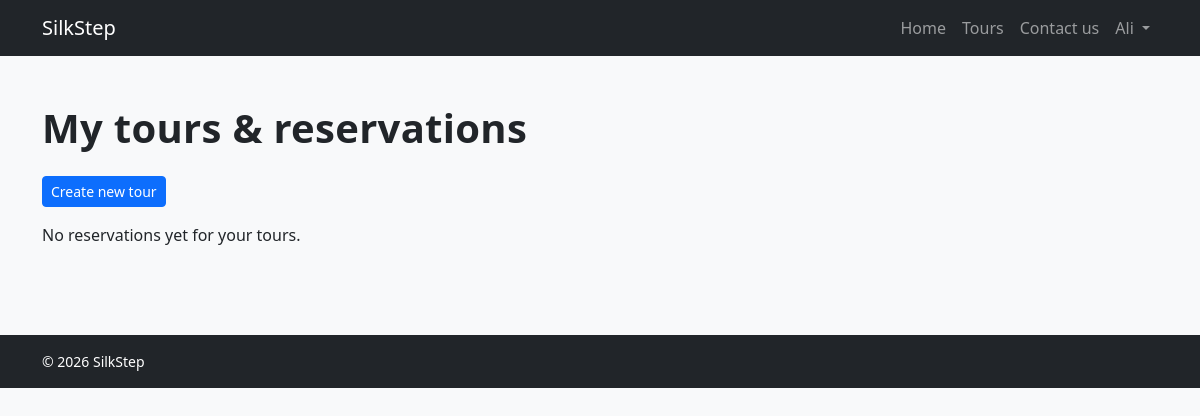
The app's page /guide/bookings (signed in), older data.
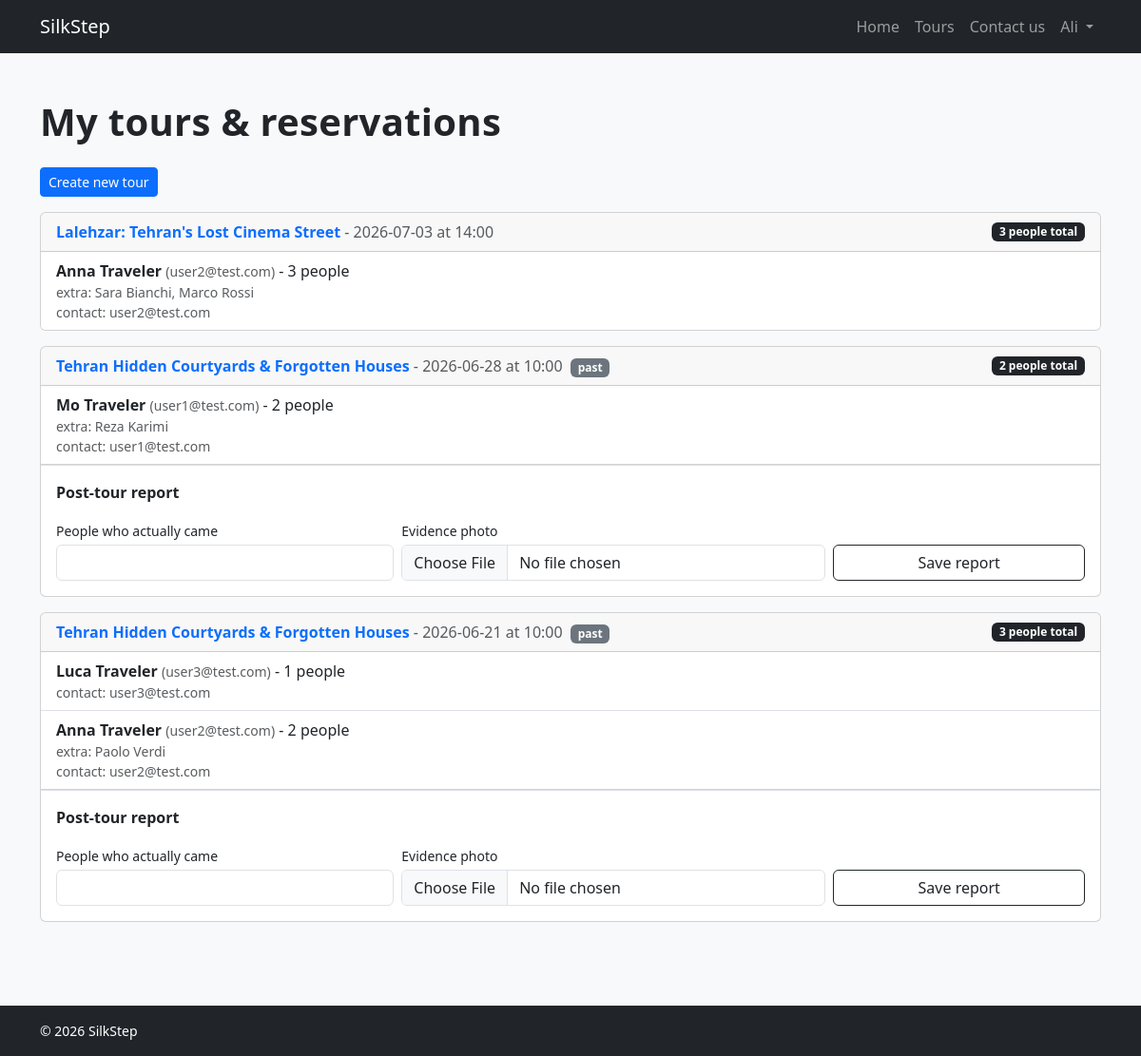
The same page, newer data.
### tables this page shows
CREATE TABLE bookings (
    id INTEGER PRIMARY KEY AUTOINCREMENT,
    tour_id INTEGER NOT NULL,
    participant_id INTEGER NOT NULL,
    tour_date TEXT NOT NULL,
    status TEXT NOT NULL DEFAULT 'confirmed',
    created_at TEXT DEFAULT CURRENT_TIMESTAMP, party_size INTEGER NOT NULL DEFAULT 1, notes TEXT, announce_email TEXT, announce_phone TEXT,
    FOREIGN KEY (tour_id) REFERENCES tours(id),
    FOREIGN KEY (participant_id) REFERENCES users(id)
);

CREATE TABLE tours (
    id INTEGER PRIMARY KEY AUTOINCREMENT,
    title TEXT NOT NULL,
    schedule TEXT NOT NULL,
    duration TEXT NOT NULL,
    payment TEXT NOT NULL,
    summary TEXT NOT NULL
, guide_id INTEGER, meeting_point TEXT, max_participants INTEGER DEFAULT 15, photo_url TEXT, meeting_map_link TEXT, duration_minutes INTEGER);

CREATE TABLE users (
    id INTEGER PRIMARY KEY AUTOINCREMENT,
    name TEXT NOT NULL,
    surname TEXT NOT NULL,
    email TEXT NOT NULL UNIQUE,
    password TEXT NOT NULL,
    role TEXT NOT NULL CHECK(role IN ('guide', 'participant', 'admin'))
);

CREATE TABLE booking_guests (
    id INTEGER PRIMARY KEY AUTOINCREMENT,
    booking_id INTEGER NOT NULL,
    first_name TEXT NOT NULL,
    last_name TEXT NOT NULL,
    FOREIGN KEY (booking_id) REFERENCES bookings(id) ON DELETE CASCADE
);

### app.py (the view)
@app.route("/guide/bookings")
def guide_bookings():
    if not current_user.is_authenticated or current_user.role != "guide":
        return redirect(url_for("home"))
    now = datetime.now()
    rows = [dict(r) for r in bookings_dao.get_bookings_by_guide(current_user.id)]
    groups = {}
    for b in rows:
        b["guests"] = [dict(g) for g in bookings_dao.get_guests_for_booking(b["id"])]
        key = (b["tour_id"], b["tour_date"])
        if key not in groups:
            start_dt = booking_start_datetime(b["tour_id"], b["tour_date"])
            groups[key] = {
                "tour_id": b["tour_id"],
                "tour_title": b["tour_title"],
                "tour_date": b["tour_date"],
                "start_time": start_dt.strftime("%H:%M") if start_dt else "",
                "is_past": bool(start_dt and start_dt < now),
                "total_people": 0,
                "bookings": [],
                "report": None,
            }
        groups[key]["bookings"].append(b)
        groups[key]["total_people"] += b["party_size"] or 1
    group_list = sorted(groups.values(), key=lambda g: g["tour_date"], reverse=True)
    for group in group_list:
        if group["is_past"]:
            report = tour_reports_dao.get_report(group["tour_id"], group["tour_date"])
            group["report"] = dict(report) if report else None
    return render_template(
        "guide_bookings.html",
        groups=group_list,
        page_error=request.args.get("error", ""),
    )

### app.py (called while the page is built)
@login_manager.user_loader
def load_user(user_id):
    row = users_dao.get_user_by_id(int(user_id))
    return User(row) if row else None

### bookings_dao.py (called while the page is built)
def get_guests_for_booking(booking_id):
    conn = sqlite3.connect("silkstep.db")
    conn.row_factory = sqlite3.Row
    rows = conn.execute(
        """
        SELECT first_name, last_name
        FROM booking_guests
        WHERE booking_id = ?
        ORDER BY id
        """,
        (booking_id,),
    ).fetchall()
    conn.close()
    return rows

def get_bookings_by_guide(guide_id):
    conn = sqlite3.connect("silkstep.db")
    conn.row_factory = sqlite3.Row
    rows = conn.execute(
        """
        SELECT b.id, b.tour_id, b.tour_date, b.party_size, b.notes, b.status, b.created_at,
               b.announce_email, b.announce_phone,
               t.title AS tour_title,
               u.name AS participant_name, u.surname AS participant_surname, u.email AS participant_email
        FROM bookings b
        JOIN tours t ON t.id = b.tour_id
        JOIN users u ON u.id = b.participant_id
        WHERE t.guide_id = ?
        ORDER BY b.id DESC
        """,
        (guide_id,),
    ).fetchall()
    conn.close()
    return rows

### templates/guide_bookings.html (shortened to what this page needs)
{% extends "base.html" %}
{% block content %}
<section class="container py-5">
  <h1 class="mb-4">My tours &amp; reservations</h1>
  <a href="{{ url_for('new_tour') }}" class="btn btn-primary btn-sm mb-3">Create new tour</a>
  {% if groups %}
    {% for group in groups %}
      <div class="card mb-3">
        <div class="card-header d-flex justify-content-between align-items-center">
          <div>
            <a href="{{ url_for('tour_detail', tour_id=group.tour_id) }}" class="text-decoration-none fw-bold">
              {{ group.tour_title }}
            </a>
            <span class="text-muted">- {{ group.tour_date }}{% if group.start_time %} at {{ group.start_time }}{% endif %}</span>
            {% if group.is_past %}<span class="badge bg-secondary ms-1">past</span>{% endif %}
          </div>
          <span class="badge bg-dark">{{ group.total_people }} people total</span>
        </div>
        <ul class="list-group list-group-flush">
          {% for b in group.bookings %}
          <li class="list-group-item">
            <strong>{{ b.participant_name }} {{ b.participant_surname }}</strong>
            <span class="text-muted small">({{ b.participant_email }})</span>
            - {{ b.party_size }} people
            {% if b.guests %}
              <div class="text-muted small">
                extra: {% for g in b.guests %}{{ g.first_name }} {{ g.last_name }}{% if not loop.last %}, {% endif %}{% endfor %}
              </div>
            {% endif %}
            {% if b.announce_email or b.announce_phone %}
              <div class="text-muted small">
                contact:
                {% if b.announce_email %}{{ b.announce_email }}{% endif %}
              </div>
            {% endif %}
          </li>
          {% endfor %}
        </ul>
        {% if group.is_past %}
          <div class="card-body border-top">
            {% if group.report %}
              <p class="mb-1"><strong>Reported attendance:</strong> {{ group.report.attended_count }} people</p>
              {% if group.report.photo_path %}
                <img src="{{ url_for('static', filename=group.report.photo_path) }}"
                     class="img-fluid rounded report-evidence" alt="evidence photo">
              {% endif %}
              <p class="text-muted small mb-0 mt-1">you can submit again to update it.</p>
            {% else %}
              <p class="mb-2 fw-bold">Post-tour report</p>
            {% endif %}
            <form method="POST" action="{{ url_for('submit_report') }}" enctype="multipart/form-data"
                  class="row g-2 align-items-end mt-1">
              <div class="col-sm-4">
                <label class="form-label small mb-1">People who actually came</label>
                <input type="number" name="txt_attended" class="form-control" min="0"
                       value="{{ group.report.attended_count if group.report else '' }}" required>
              </div>
              <div class="col-sm-5">
                <label class="form-label small mb-1">Evidence photo</label>
                <input type="file" name="txt_evidence" class="form-control" accept="image/*">
              </div>
              <div class="col-sm-3">
                <button type="submit" class="btn btn-outline-dark w-100">Save report</button>
              </div>
            </form>
          </div>
        {% endif %}
      </div>
    {% endfor %}
  {% else %}
    <p>No reservations yet for your tours.</p>
  {% endif %}
</section>
{% endblock %}

Row changes from the older to the newer data that the page shows:
added bookings: tour_title "Lalehzar: Tehran's Lost Cinema Street", tour_date "2026-07-03", start_time "14:00", total_people "3", participant_name "Anna", participant_surname "Traveler", participant_email "user2@test.com", party_size "3", announce_email "user2@test.com"
now on this page (row unchanged): booking_guests: first_name "Sara", last_name "Bianchi", shown under "Anna"
now on this page (row unchanged): booking_guests: first_name "Marco", last_name "Rossi", shown under "Anna"
added bookings: tour_title "Tehran Hidden Courtyards & Forgotten Houses", tour_date "2026-06-28", start_time "10:00", shows "past", total_people "2", participant_name "Mo", participant_surname "Traveler", participant_email "user1@test.com", party_size "2", announce_email "user1@test.com", shows "Post-tour report"
now on this page (row unchanged): booking_guests: first_name "Reza", last_name "Karimi", shown under "Mo"
added bookings: tour_title "Tehran Hidden Courtyards & Forgotten Houses", tour_date "2026-06-21", start_time "10:00", shows "past", total_people "3", participant_name "Luca", participant_surname "Traveler", participant_email "user3@test.com", party_size "1", announce_email "user3@test.com", shows "Post-tour report"
added bookings: participant_name "Anna", participant_surname "Traveler", participant_email "user2@test.com", party_size "2", announce_email "user2@test.com", shown under "Tehran Hidden Courtyards & Forgotten Houses"
now on this page (row unchanged): booking_guests: first_name "Paolo", last_name "Verdi", shown under "Anna"
Text that changed along with them:
text no longer shown: "No reservations yet for your tours."
